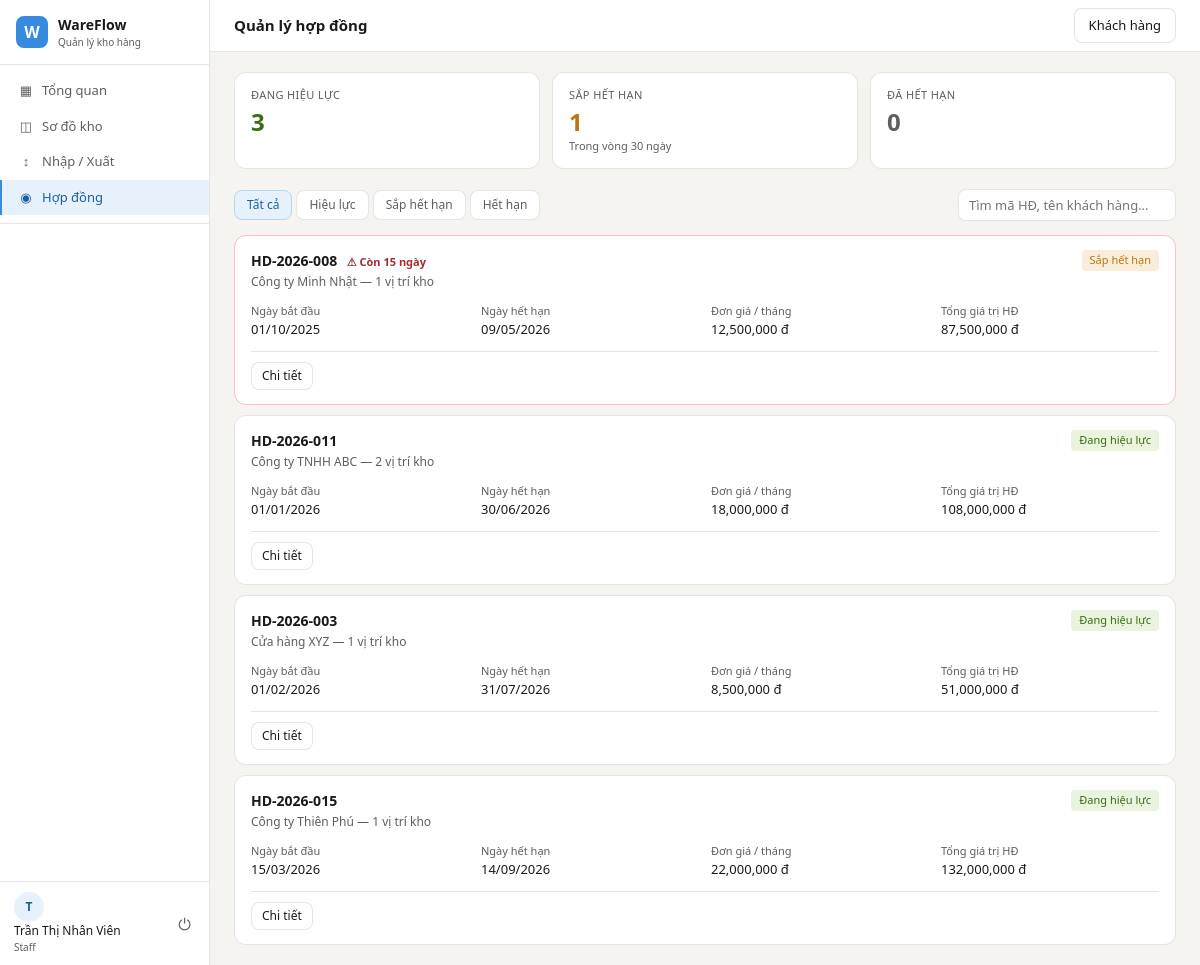
/contracts/ (signed in), run on the app's committed database.
### app/models/__init__.py (models this page shows, shortened)
class User(UserMixin, db.Model):
    __tablename__ = 'users'
    id           = db.Column(db.Integer, primary_key=True)
    username     = db.Column(db.String(80), unique=True, nullable=False)
    email        = db.Column(db.String(120), unique=True, nullable=False)
    password_hash = db.Column(db.String(256), nullable=False)
    full_name    = db.Column(db.String(150))
    phone        = db.Column(db.String(20))
    role         = db.Column(db.String(20), default=UserRole.STAFF.value)
    is_active    = db.Column(db.Boolean, default=True)
    created_at   = db.Column(db.DateTime, default=datetime.utcnow)
    def is_admin(self):
        return self.role == UserRole.ADMIN.value

class Contract(db.Model):
    __tablename__ = 'contracts'
    id            = db.Column(db.Integer, primary_key=True)
    code          = db.Column(db.String(30), unique=True)  # HD-2026-001
    customer_id   = db.Column(db.Integer, db.ForeignKey('customers.id'), nullable=False)
    start_date    = db.Column(db.Date, nullable=False)
    end_date      = db.Column(db.Date, nullable=False)
    monthly_rate  = db.Column(db.Float, nullable=False)   # Đơn giá/tháng (VNĐ)
    total_value   = db.Column(db.Float)                   # Tổng giá trị HĐ
    status        = db.Column(db.String(20), default=ContractStatus.ACTIVE.value)
    notes         = db.Column(db.Text)
    created_by    = db.Column(db.Integer, db.ForeignKey('users.id'))
    created_at    = db.Column(db.DateTime, default=datetime.utcnow)
    slots         = db.relationship('ContractSlot', backref='contract',
                                    lazy='dynamic', cascade='all, delete-orphan')
    services      = db.relationship('ContractService', backref='contract',
                                    lazy='dynamic', cascade='all, delete-orphan')
    invoices      = db.relationship('Invoice', backref='contract', lazy='dynamic')
    @property
    def days_until_expiry(self):
        delta = self.end_date - date.today()
        return delta.days
    def update_status(self):
        today = date.today()
        if self.end_date < today:
            self.status = ContractStatus.EXPIRED.value
        elif self.days_until_expiry <= 30:
            self.status = ContractStatus.EXPIRING.value
        else:
            self.status = ContractStatus.ACTIVE.value

class Customer(db.Model):
    __tablename__ = 'customers'
    id           = db.Column(db.Integer, primary_key=True)
    code         = db.Column(db.String(20), unique=True)   # KH-001
    name         = db.Column(db.String(150), nullable=False)
    tax_code     = db.Column(db.String(20))                # Mã số thuế
    address      = db.Column(db.String(250))
    contact_name = db.Column(db.String(100))
    phone        = db.Column(db.String(20))
    email        = db.Column(db.String(120))
    created_at   = db.Column(db.DateTime, default=datetime.utcnow)
    contracts    = db.relationship('Contract', backref='customer', lazy='dynamic')
    orders       = db.relationship('Order', backref='customer', lazy='dynamic')

### app/routes/contracts.py (the view)
@contracts_bp.route('/')
@login_required
def index():
    status_filter = request.args.get('status', 'all')
    search        = request.args.get('search', '').strip()
    query = Contract.query
    if status_filter != 'all':
        query = query.filter_by(status=status_filter)
    if search:
        query = query.join(Customer).filter(
            Customer.name.ilike(f'%{search}%') |
            Contract.code.ilike(f'%{search}%')
        )
    contracts = query.order_by(Contract.end_date).all()
    for c in contracts:
        c.update_status()
    db.session.commit()
    stats = {
        'active':   Contract.query.filter_by(status=ContractStatus.ACTIVE.value).count(),
        'expiring': Contract.query.filter_by(status=ContractStatus.EXPIRING.value).count(),
        'expired':  Contract.query.filter_by(status=ContractStatus.EXPIRED.value).count(),
    }
    return render_template('contracts/index.html',
                           contracts=contracts,
                           status_filter=status_filter,
                           search=search,
                           stats=stats,
                           statuses=ContractStatus)

### app/models/__init__.py (called while the page is built)
@login_manager.user_loader
def load_user(user_id):
    return User.query.get(int(user_id))

### run.py (called while the page is built)
@app.context_processor
def inject_globals():
    from datetime import datetime
    return {'now': datetime.now()}

### app/templates/contracts/index.html (shortened to what this page needs)
{% extends 'base.html' %}
{% block page_title %}Quản lý hợp đồng{% endblock %}
{% block topbar_actions %}
  <a href="{{ url_for('contracts.customer_list') }}" class="btn">Khách hàng</a>
{% endblock %}
{% block content %}
<div class="stat-cards" style="grid-template-columns:repeat(3,1fr)">
  <div class="stat-card green">
    <div class="stat-label">Đang hiệu lực</div>
    <div class="stat-value">{{ stats.active }}</div>
  </div>
  <div class="stat-card amber">
    <div class="stat-label">Sắp hết hạn</div>
    <div class="stat-value">{{ stats.expiring }}</div>
    <div class="stat-sub">Trong vòng 30 ngày</div>
  </div>
  <div class="stat-card">
    <div class="stat-label">Đã hết hạn</div>
    <div class="stat-value" style="color:var(--text-muted)">{{ stats.expired }}</div>
  </div>
</div>
<div class="filter-bar">
  <div class="filter-tabs">
    <a href="{{ url_for('contracts.index') }}"
       class="filter-tab {{ 'active' if status_filter=='all' }}">Tất cả</a>
    <a href="{{ url_for('contracts.index', status='active') }}"
       class="filter-tab {{ 'active' if status_filter=='active' }}">Hiệu lực</a>
    <a href="{{ url_for('contracts.index', status='expiring') }}"
       class="filter-tab {{ 'active' if status_filter=='expiring' }}">Sắp hết hạn</a>
    <a href="{{ url_for('contracts.index', status='expired') }}"
       class="filter-tab {{ 'active' if status_filter=='expired' }}">Hết hạn</a>
  </div>
  <form method="GET" style="margin-left:auto">
    <input type="text" name="search" value="{{ search }}"
           class="search-input" placeholder="Tìm mã HĐ, tên khách hàng...">
  </form>
</div>
<div style="display:flex;flex-direction:column;gap:10px">
  {% for c in contracts %}
  {% set days = c.days_until_expiry %}
  <div class="panel" style="{{ 'border-color:#F7C1C1' if c.status=='expiring' else '' }}">
    <div style="padding:14px 16px">
      <div style="display:flex;align-items:flex-start;justify-content:space-between;margin-bottom:12px">
        <div>
          <div style="font-weight:600;font-size:14px">
            {{ c.code }}
            {% if c.status == 'expiring' %}
            <span style="font-size:11px;color:var(--red);margin-left:6px">⚠ Còn {{ days }} ngày</span>
            {% endif %}
          </div>
          <div style="font-size:12px;color:var(--text-muted);margin-top:2px">
            {{ c.customer.name }} — {{ c.slots.count() }} vị trí kho
          </div>
        </div>
        <span class="badge
          {{ 'badge-success' if c.status=='active'
             else 'badge-warning' if c.status=='expiring'
             else 'badge-secondary' }}">
          {{ 'Đang hiệu lực' if c.status=='active'
             else 'Sắp hết hạn' if c.status=='expiring'
             else 'Đã hết hạn' }}
        </span>
      </div>
      <div style="display:grid;grid-template-columns:repeat(4,1fr);gap:12px">
        <div>
          <div style="font-size:11px;color:var(--text-muted)">Ngày bắt đầu</div>
          <div style="font-size:13px;font-weight:500">{{ c.start_date.strftime('%d/%m/%Y') }}</div>
        </div>
        <div>
          <div style="font-size:11px;color:var(--text-muted)">Ngày hết hạn</div>
          <div style="font-size:13px;font-weight:500">{{ c.end_date.strftime('%d/%m/%Y') }}</div>
        </div>
        <div>
          <div style="font-size:11px;color:var(--text-muted)">Đơn giá / tháng</div>
          <div style="font-size:13px;font-weight:500">{{ '{:,.0f}'.format(c.monthly_rate) }} đ</div>
        </div>
        <div>
          <div style="font-size:11px;color:var(--text-muted)">Tổng giá trị HĐ</div>
          <div style="font-size:13px;font-weight:500">{{ '{:,.0f}'.format(c.total_value or 0) }} đ</div>
        </div>
      </div>
      <div style="display:flex;gap:8px;margin-top:12px;padding-top:10px;border-top:1px solid var(--border)">
        <a href="{{ url_for('contracts.detail', contract_id=c.id) }}" class="btn btn-sm">Chi tiết</a>
      </div>
    </div>
  </div>
  {% endfor %}
</div>
{% endblock %}

### app/templates/base.html (shortened to what this page needs)
<!DOCTYPE html>
<html lang="vi">
<head>
  <link rel="stylesheet" href="{{ url_for('static', filename='css/main.css') }}">
</head>
<body>
{% if current_user.is_authenticated %}
<div class="app-layout">
  <aside class="sidebar">
    <div class="sidebar-logo">
      <div class="logo-icon">W</div>
      <div>
        <div class="logo-name">WareFlow</div>
        <div class="logo-sub">Quản lý kho hàng</div>
      </div>
    </div>
    <nav class="sidebar-nav">
      <a href="{{ url_for('dashboard.index') }}"
         class="nav-item {% if request.endpoint == 'dashboard.index' %}active{% endif %}">
        <span class="nav-icon">▦</span> Tổng quan
      </a>
      <a href="{{ url_for('warehouse.index') }}"
         class="nav-item {% if 'warehouse' in request.endpoint %}active{% endif %}">
        <span class="nav-icon">◫</span> Sơ đồ kho
      </a>
      <a href="{{ url_for('logistics.index') }}"
         class="nav-item {% if 'logistics' in request.endpoint %}active{% endif %}">
        <span class="nav-icon">↕</span> Nhập / Xuất
      </a>
      <a href="{{ url_for('contracts.index') }}"
         class="nav-item {% if 'contracts' in request.endpoint %}active{% endif %}">
        <span class="nav-icon">◉</span> Hợp đồng
      </a>
      <div class="nav-divider"></div>
    </nav>
    <div class="sidebar-footer">
      <div class="user-info">
        <div class="user-avatar">{{ current_user.full_name[0] if current_user.full_name else current_user.username[0] }}</div>
        <div>
          <div class="user-name">{{ current_user.full_name or current_user.username }}</div>
          <div class="user-role">{{ current_user.role | capitalize }}</div>
        </div>
      </div>
      <a href="{{ url_for('auth.logout') }}" class="logout-btn" title="Đăng xuất">⏻</a>
    </div>
  </aside>
  <div class="main-content">
    <header class="topbar">
      <h1 class="page-title">{% block page_title %}{% endblock %}</h1>
      <div class="topbar-actions">{% block topbar_actions %}{% endblock %}</div>
    </header>
    <div class="content-body">
      {% block content %}{% endblock %}
    </div>
  </div>
</div>
{% else %}
  {% block auth_content %}{% endblock %}
{% endif %}
</body>
</html>

### data on the page
User: full_name "T", full_name "Trần Thị Nhân Viên", role "Staff"
Contract: code "HD-2026-008", days "15", customer.name "Công ty Minh Nhật", slots.count "1", status "Sắp hết hạn", start_date "01/10/2025", end_date "09/05/2026", monthly_rate "12,500,000", total_value "87,500,000"
Contract: code "HD-2026-011", customer.name "Công ty TNHH ABC", slots.count "2", status "Đang hiệu lực", start_date "01/01/2026", end_date "30/06/2026", monthly_rate "18,000,000", total_value "108,000,000"
Contract: code "HD-2026-003", customer.name "Cửa hàng XYZ", slots.count "1", status "Đang hiệu lực", start_date "01/02/2026", end_date "31/07/2026", monthly_rate "8,500,000", total_value "51,000,000"
Contract: code "HD-2026-015", customer.name "Công ty Thiên Phú", slots.count "1", status "Đang hiệu lực", start_date "15/03/2026", end_date "14/09/2026", monthly_rate "22,000,000", total_value "132,000,000"

### other printed values
{{ stats.active }} "3"
{{ stats.expiring }} "1"
{{ stats.expired }} "0"
